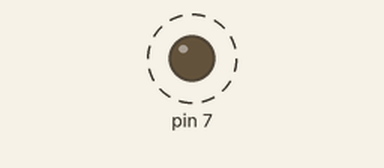
A sketch run on a simulated Arduino Uno, built with avr-gcc and run on an emulated ATmega328P. Parts: output pins drawn as LEDs (lit = HIGH). Dashed ring = blinking.

Above: at 0.2 s.
Timing chart, 0 to 3.0 s (numbered marks = the images above):
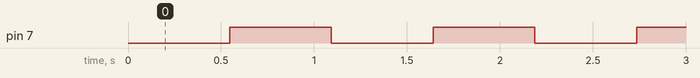

The sketch:

20251029_gpio_blink2.ino
```cpp
#define LED4 7
#define COUNT 250000UL

void setup(){
  DDRD |=(0x1 << LED4);
  PORTD &= ~(0x1 << LED4);
}
void delay_time(){
  volatile unsigned long cnt;
  for(cnt=0;cnt<COUNT;cnt++);
}
void loop(){
  delay_time();
  PORTD ^=(0x1 << LED4);
}
```

Measured:
- by itself, pin 7: alternates HIGH for 0.55 s and LOW for 0.55 s
